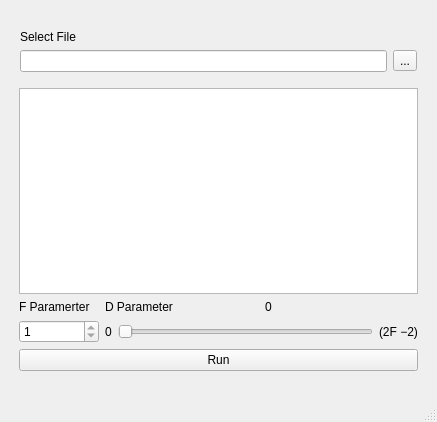
<?xml version="1.0" encoding="UTF-8"?>
<ui version="4.0">
 <class>MainWindow</class>
 <widget class="QMainWindow" name="MainWindow">
  <property name="geometry">
   <rect>
    <x>0</x>
    <y>0</y>
    <width>437</width>
    <height>422</height>
   </rect>
  </property>
  <property name="windowTitle">
   <string>MainWindow</string>
  </property>
  <widget class="QWidget" name="centralwidget">
   <layout class="QVBoxLayout" name="verticalLayout_2">
    <item>
     <layout class="QVBoxLayout" name="mainLayout">
      <property name="spacing">
       <number>6</number>
      </property>
      <property name="leftMargin">
       <number>10</number>
      </property>
      <property name="topMargin">
       <number>20</number>
      </property>
      <property name="rightMargin">
       <number>10</number>
      </property>
      <property name="bottomMargin">
       <number>20</number>
      </property>
      <item alignment="Qt::AlignTop">
       <widget class="QWidget" name="selectFileWidget" native="true">
        <layout class="QGridLayout" name="selectFileLayout">
         <property name="leftMargin">
          <number>1</number>
         </property>
         <property name="topMargin">
          <number>1</number>
         </property>
         <property name="rightMargin">
          <number>1</number>
         </property>
         <property name="bottomMargin">
          <number>10</number>
         </property>
         <item row="0" column="0">
          <widget class="QLabel" name="selectFileLabel">
           <property name="text">
            <string>Select File</string>
           </property>
           <property name="alignment">
            <set>Qt::AlignBottom|Qt::AlignLeading|Qt::AlignLeft</set>
           </property>
          </widget>
         </item>
         <item row="2" column="0" alignment="Qt::AlignTop">
          <widget class="QLineEdit" name="imagePathLineEdit">
           <property name="readOnly">
            <bool>true</bool>
           </property>
          </widget>
         </item>
         <item row="2" column="1">
          <widget class="QToolButton" name="toolButton">
           <property name="text">
            <string>...</string>
           </property>
          </widget>
         </item>
        </layout>
       </widget>
      </item>
      <item>
       <layout class="QVBoxLayout" name="previewLayout">
        <item>
         <widget class="QGraphicsView" name="previewGraphicsView"/>
        </item>
       </layout>
      </item>
      <item>
       <layout class="QGridLayout" name="gridLayout">
        <item row="1" column="0">
         <widget class="QSpinBox" name="fParamSpinBox">
          <property name="minimumSize">
           <size>
            <width>80</width>
            <height>0</height>
           </size>
          </property>
          <property name="minimum">
           <number>1</number>
          </property>
          <property name="maximum">
           <number>1</number>
          </property>
         </widget>
        </item>
        <item row="0" column="0">
         <widget class="QLabel" name="fParamLabel">
          <property name="text">
           <string>F Paramerter</string>
          </property>
          <property name="alignment">
           <set>Qt::AlignBottom|Qt::AlignLeading|Qt::AlignLeft</set>
          </property>
         </widget>
        </item>
        <item row="1" column="1">
         <layout class="QHBoxLayout" name="horizontalLayout">
          <item>
           <widget class="QLabel" name="dParamMinLabel">
            <property name="text">
             <string>0</string>
            </property>
           </widget>
          </item>
          <item>
           <widget class="QSlider" name="dParamSlider">
            <property name="maximum">
             <number>0</number>
            </property>
            <property name="orientation">
             <enum>Qt::Horizontal</enum>
            </property>
           </widget>
          </item>
          <item>
           <widget class="QLabel" name="dParamMaxLabel">
            <property name="text">
             <string>(2F −2)</string>
            </property>
           </widget>
          </item>
         </layout>
        </item>
        <item row="0" column="1">
         <layout class="QHBoxLayout" name="dParameterLabelsHLayout">
          <item>
           <widget class="QLabel" name="dParamLabel">
            <property name="text">
             <string>D Parameter</string>
            </property>
            <property name="alignment">
             <set>Qt::AlignBottom|Qt::AlignLeading|Qt::AlignLeft</set>
            </property>
           </widget>
          </item>
          <item>
           <widget class="QLabel" name="dParamValueLabel">
            <property name="text">
             <string>0</string>
            </property>
           </widget>
          </item>
         </layout>
        </item>
       </layout>
      </item>
      <item>
       <layout class="QVBoxLayout" name="runLayout">
        <item>
         <widget class="QPushButton" name="runButton">
          <property name="text">
           <string>Run</string>
          </property>
         </widget>
        </item>
       </layout>
      </item>
     </layout>
    </item>
   </layout>
  </widget>
  <widget class="QMenuBar" name="menubar">
   <property name="geometry">
    <rect>
     <x>0</x>
     <y>0</y>
     <width>437</width>
     <height>20</height>
    </rect>
   </property>
  </widget>
  <widget class="QStatusBar" name="statusbar"/>
 </widget>
 <resources/>
 <connections/>
</ui>
